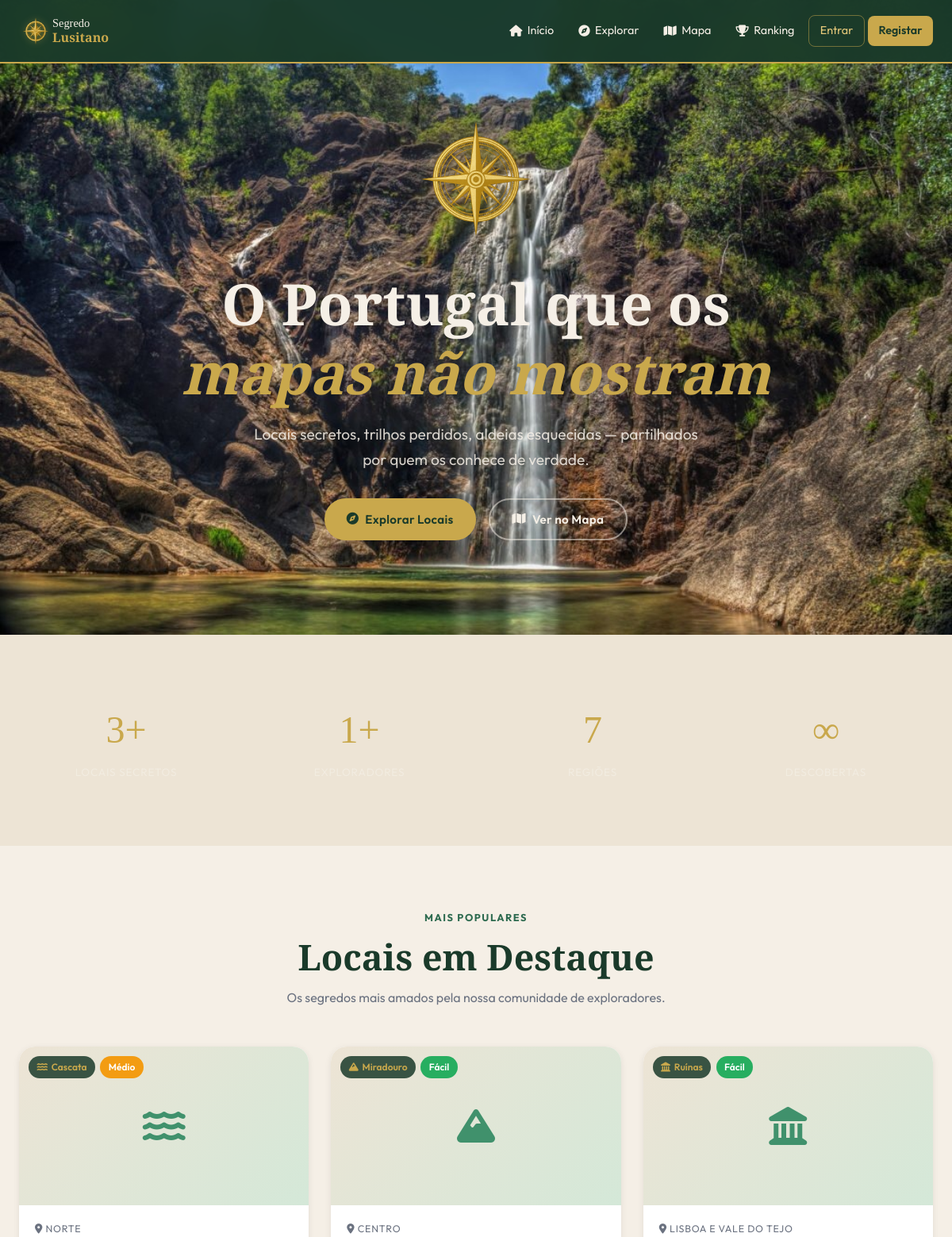
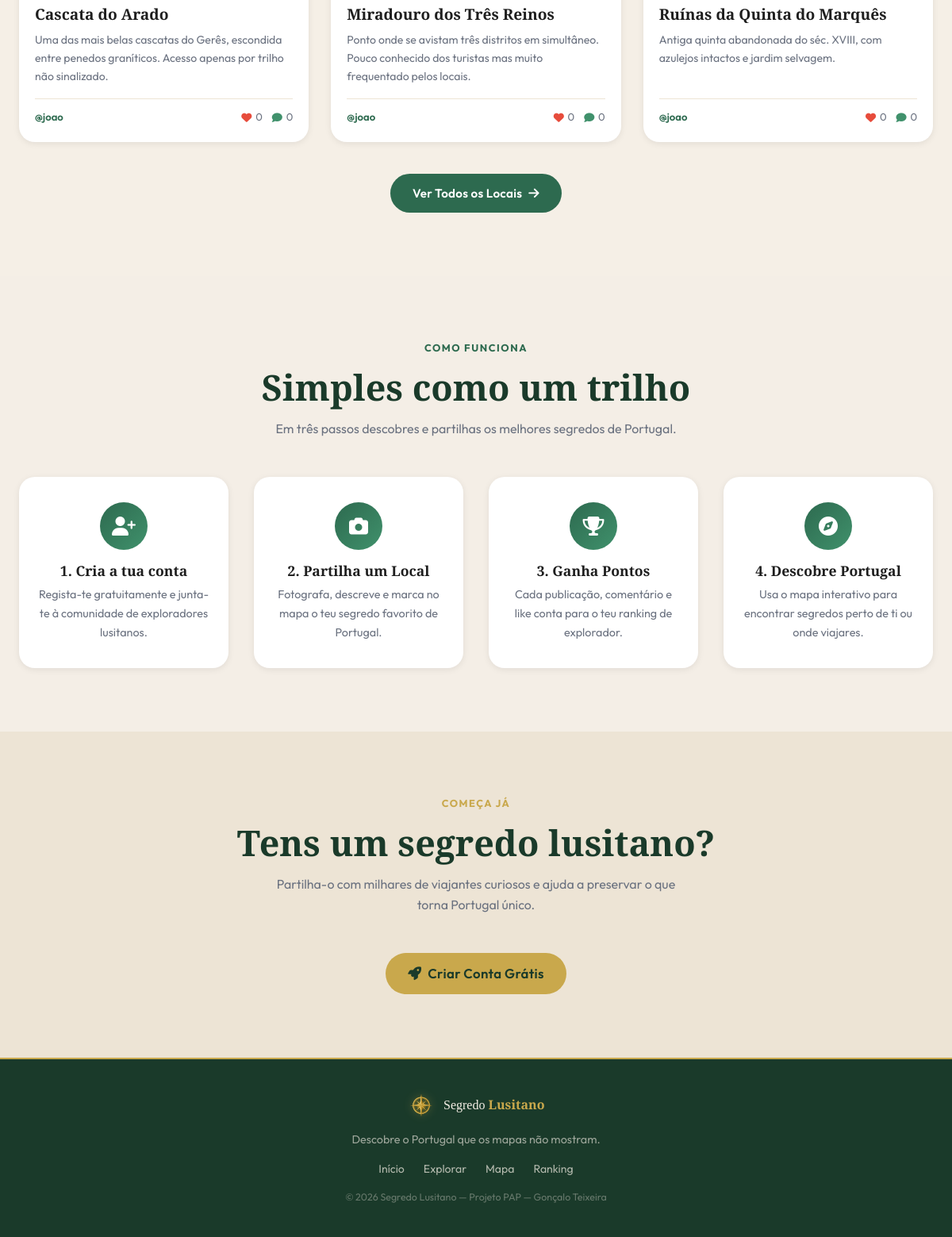
The page / on the database its author committed (2 pictures, top to bottom).
### tables this page shows
CREATE TABLE locais (
    id            INT AUTO_INCREMENT PRIMARY KEY,
    utilizador_id INT          NOT NULL,
    categoria_id  INT          NOT NULL,
    regiao_id     INT          NOT NULL,
    nome          VARCHAR(150) NOT NULL,
    descricao     TEXT         NOT NULL,
    latitude      DECIMAL(10,7) NOT NULL,
    longitude     DECIMAL(10,7) NOT NULL,
    dificuldade   ENUM('facil','medio','dificil') DEFAULT 'medio',
    foto_capa     VARCHAR(255)  DEFAULT NULL,
    estado        ENUM('pendente','aprovado','rejeitado') DEFAULT 'aprovado',
    vistas        INT           DEFAULT 0,
    criado_em     DATETIME      DEFAULT CURRENT_TIMESTAMP,
    FOREIGN KEY (utilizador_id) REFERENCES utilizadores(id) ON DELETE CASCADE,
    FOREIGN KEY (categoria_id)  REFERENCES categorias(id)   ON DELETE RESTRICT,
    FOREIGN KEY (regiao_id)     REFERENCES regioes(id)      ON DELETE RESTRICT
);

CREATE TABLE categorias (
    id      INT AUTO_INCREMENT PRIMARY KEY,
    nome    VARCHAR(80) NOT NULL,
    icone   VARCHAR(50) DEFAULT 'fas fa-map-pin'
);

CREATE TABLE regioes (
    id   INT AUTO_INCREMENT PRIMARY KEY,
    nome VARCHAR(80) NOT NULL
);

CREATE TABLE utilizadores (
    id          INT AUTO_INCREMENT PRIMARY KEY,
    nome        VARCHAR(100)        NOT NULL,
    username    VARCHAR(50)         NOT NULL UNIQUE,
    email       VARCHAR(150)        NOT NULL UNIQUE,
    password    VARCHAR(255)        NOT NULL,
    avatar      VARCHAR(255)        DEFAULT NULL,
    bio         TEXT                DEFAULT NULL,
    pontos      INT                 DEFAULT 0,
    role        ENUM('user','admin') DEFAULT 'user',
    ativo       TINYINT(1)          DEFAULT 1,
    verificado  TINYINT(1)          DEFAULT 0,
    criado_em   DATETIME            DEFAULT CURRENT_TIMESTAMP
);

### includes/auth.php (called while the page is built, shortened)
<?php
require_once __DIR__ . '/config.php';
function auth_user(): ?array {
    if (!isset($_SESSION['user_id'])) return null;
    $st = db()->prepare('SELECT * FROM utilizadores WHERE id = ? AND ativo = 1');
    $st->execute([$_SESSION['user_id']]);
    $cache = $st->fetch() ?: null;
    return $cache;
}
function h(string $s): string {
    return htmlspecialchars($s, ENT_QUOTES, 'UTF-8');
}

### includes/config.php (called while the page is built, shortened)
<?php
function db(): PDO {
    static $pdo = null;
    if ($pdo === null) {
        $dsn = 'mysql:host=' . DB_HOST . ';dbname=' . DB_NAME . ';charset=utf8mb4';
        $options = [
            PDO::ATTR_ERRMODE            => PDO::ERRMODE_EXCEPTION,
            PDO::ATTR_DEFAULT_FETCH_MODE => PDO::FETCH_ASSOC,
            PDO::ATTR_EMULATE_PREPARES   => false,
        ];
        $pdo = new PDO($dsn, DB_USER, DB_PASS, $options);
    }
    return $pdo;
}

### includes/functions.php (called while the page is built, shortened)
<?php
require_once __DIR__ . '/config.php';
require_once __DIR__ . '/auth.php';
function get_locais(array $filtros = [], int $limite = 12, int $offset = 0): array {
    $where = ['l.estado = "aprovado"'];
    $params = [];
    $ordem_input = $filtros['ordem'] ?? 'recente';
    $ordem_permitida = ['likes', 'vistas', 'recente'];
    $order = match($ordem_input) {
        'likes'  => '(SELECT COUNT(*) FROM likes WHERE local_id = l.id) DESC',
        'vistas' => 'l.vistas DESC',
        default  => 'l.criado_em DESC'
    };
    $sql = 'SELECT l.*, c.nome AS categoria_nome, c.icone AS categoria_icone,
                   r.nome AS regiao_nome, u.username, u.nome AS autor_nome,
                   (SELECT COUNT(*) FROM likes WHERE local_id = l.id) AS total_likes,
                   (SELECT COUNT(*) FROM comentarios WHERE local_id = l.id) AS total_comentarios
            FROM locais l
            JOIN categorias c ON c.id = l.categoria_id
            JOIN regioes r    ON r.id = l.regiao_id
            JOIN utilizadores u ON u.id = l.utilizador_id
            WHERE ' . implode(' AND ', $where) .
           ' ORDER BY ' . $order .
           ' LIMIT ' . (int)$limite . ' OFFSET ' . (int)$offset;
    $st = db()->prepare($sql);
    $st->execute($params);
    return $st->fetchAll();
}

### includes/card_local.php (the view)
<?php
$dif_class = [
    'facil'   => 'badge-dif-facil',
    'medio'   => 'badge-dif-medio',
    'dificil' => 'badge-dif-dificil',
][$local['dificuldade']] ?? 'badge-dif-medio';
$dif_label = [
    'facil'   => 'Fácil',
    'medio'   => 'Médio',
    'dificil' => 'Difícil',
][$local['dificuldade']] ?? 'Médio';
?>
<article class="card">
  <a href="<?= SITE_URL ?>/pages/local.php?id=<?= $local['id'] ?>" class="card-img" style="display:block;">
    <?php if ($local['foto_capa']): ?>
      <img src="<?= SITE_URL ?>/uploads/locais/<?= h($local['foto_capa']) ?>"
           alt="<?= h($local['nome']) ?>" loading="lazy">
    <?php else: ?>
      <div class="card-img-placeholder"><i class="<?= h($local['categoria_icone']) ?>"></i></div>
    <?php endif; ?>
    <div class="card-badges">
      <span class="badge badge-cat"><i class="<?= h($local['categoria_icone']) ?>"></i> <?= h($local['categoria_nome']) ?></span>
      <span class="badge <?= $dif_class ?>"><?= $dif_label ?></span>
    </div>
  </a>
  <div class="card-body">
    <div class="card-region"><i class="fas fa-map-marker-alt"></i> <?= h($local['regiao_nome']) ?></div>
    <h3 class="card-title">
      <a href="<?= SITE_URL ?>/pages/local.php?id=<?= $local['id'] ?>"><?= h($local['nome']) ?></a>
    </h3>
    <p class="card-desc"><?= h($local['descricao']) ?></p>
    <div class="card-meta">
      <span style="font-size:.82rem;">
        <a href="<?= SITE_URL ?>/pages/perfil.php?id=<?= $local['utilizador_id'] ?>" style="color:var(--verde);font-weight:600;">
          @<?= h($local['username']) ?>
        </a>
      </span>
      <div class="card-meta-stats">
        <span><i class="fas fa-heart"></i> <?= (int)$local['total_likes'] ?></span>
        <span><i class="fas fa-comment"></i> <?= (int)$local['total_comentarios'] ?></span>
      </div>
    </div>
  </div>
</article>

### includes/header.php (shortened to what this page needs)
<?php
require_once dirname(__DIR__) . '/includes/auth.php';
$user = auth_user();
?>
<!DOCTYPE html>
<html lang="pt">
<head>
<link rel="stylesheet" href="https://cdnjs.cloudflare.com/ajax/libs/font-awesome/6.5.0/css/all.min.css">
<link rel="stylesheet" href="https://unpkg.com/leaflet@1.9.4/dist/leaflet.css">
<link rel="stylesheet" href="<?= SITE_URL ?>/assets/css/style.css">
</head>
<body>
<nav class="navbar" id="navbar">
  <div class="nav-inner">
    <a href="<?= SITE_URL ?>/index.php" class="nav-logo">
      <img src="<?= SITE_URL ?>/assets/images/logo_icon.png" alt="Segredo Lusitano" class="nav-logo-img" style="height:42px;width:42px;max-height:42px;max-width:42px;object-fit:contain;display:block;">
      <span style="font-family:'Playfair Display',serif;color:var(--creme);line-height:1.2;font-size:.9rem;">Segredo<br><strong style="color:var(--dourado);font-size:1rem;">Lusitano</strong></span>
    </a>
    <ul class="nav-links" id="nav-links">
      <li><a href="<?= SITE_URL ?>/index.php"><i class="fas fa-home"></i> Início</a></li>
      <li><a href="<?= SITE_URL ?>/pages/explorar.php"><i class="fas fa-compass"></i> Explorar</a></li>
      <li><a href="<?= SITE_URL ?>/pages/mapa.php"><i class="fas fa-map"></i> Mapa</a></li>
      <li><a href="<?= SITE_URL ?>/pages/ranking.php"><i class="fas fa-trophy"></i> Ranking</a></li>
      <?php if ($user): ?>
        <li class="nav-dropdown" id="nav-user-dropdown">
          <button class="nav-avatar-btn" id="dropdown-toggle" type="button" aria-expanded="false">
            <?php if ($user['avatar']): ?>
              <img src="<?= SITE_URL ?>/uploads/locais/<?= h($user['avatar']) ?>" alt="" class="nav-avatar">
            <?php else: ?>
              <span class="nav-avatar-placeholder"><?= mb_strtoupper(mb_substr($user['username'],0,1)) ?></span>
            <?php endif; ?>
            <?= h($user['username']) ?> <i class="fas fa-chevron-down" id="dropdown-chevron"></i>
          </button>
          <ul class="dropdown-menu" id="user-dropdown-menu">
            <li><a href="<?= SITE_URL ?>/pages/perfil.php"><i class="fas fa-user"></i> O meu Perfil</a></li>
            <li><a href="<?= SITE_URL ?>/pages/local_novo.php"><i class="fas fa-plus-circle"></i> Partilhar Local</a></li>
            <?php if (is_admin()): ?>
            <li style="border-top:1px solid rgba(201,168,76,.2); margin-top:.25rem; padding-top:.25rem;">
              <a href="<?= SITE_URL ?>/admin/index.php"><i class="fas fa-shield-alt"></i> Administração</a>
            </li>
            <?php endif; ?>
            <li style="border-top:1px solid rgba(201,168,76,.2); margin-top:.25rem; padding-top:.25rem;">
              <a href="<?= SITE_URL ?>/pages/logout.php"><i class="fas fa-sign-out-alt"></i> Sair</a>
            </li>
          </ul>
        </li>
      <?php else: ?>
        <li><a href="<?= SITE_URL ?>/pages/login.php" class="btn-nav-login">Entrar</a></li>
        <li><a href="<?= SITE_URL ?>/pages/registo.php" class="btn-nav-register">Registar</a></li>
      <?php endif; ?>
    </ul>
  </div>
</nav>

### index.php (shortened to what this page needs)
<?php
require_once __DIR__ . '/includes/functions.php';
$locais_destaque = get_locais(['ordem' => 'likes'], 6);
$stats_locais = (int)(db()->query('SELECT COUNT(*) FROM locais WHERE estado="aprovado"')->fetchColumn());
$stats_users  = (int)(db()->query('SELECT COUNT(*) FROM utilizadores WHERE ativo=1 AND role="user"')->fetchColumn());
$stats_regioes = 7;
include __DIR__ . '/includes/header.php';
?>
<main>
  <section class="hero" style="background: url('<?= SITE_URL ?>/assets/images/hero_bg.jpg?v=15') center/cover no-repeat;">
    <div class="hero-content">
      <div class="hero-logo-wrap">
        <img src="<?= SITE_URL ?>/assets/images/logo_icon.png" alt="Segredo Lusitano" class="hero-logo-img" style="height:180px;width:180px;max-width:180px;object-fit:contain;display:block;margin:0 auto;">
      </div>
      <h1>O Portugal que os<br><em>mapas não mostram</em></h1>
      <p>Locais secretos, trilhos perdidos, aldeias esquecidas — partilhados por quem os conhece de verdade.</p>
      <div class="hero-actions">
        <a href="<?= SITE_URL ?>/pages/explorar.php" class="btn btn-primary"><i class="fas fa-compass"></i> Explorar Locais</a>
        <a href="<?= SITE_URL ?>/pages/mapa.php"     class="btn btn-outline"><i class="fas fa-map"></i> Ver no Mapa</a>
      </div>
    </div>
  </section>
  <section class="section section-dark">
    <div class="container">
      <div class="stats-row">
        <div class="stat">
          <span class="num"><?= $stats_locais ?>+</span>
          <span class="lbl">Locais Secretos</span>
        </div>
        <div class="stat">
          <span class="num"><?= $stats_users ?>+</span>
          <span class="lbl">Exploradores</span>
        </div>
        <div class="stat">
          <span class="num"><?= $stats_regioes ?></span>
          <span class="lbl">Regiões</span>
        </div>
        <div class="stat">
          <span class="num">∞</span>
          <span class="lbl">Descobertas</span>
        </div>
      </div>
    </div>
  </section>
  <section class="section">
    <div class="container">
      <div class="section-header">
        <span class="label">Mais Populares</span>
        <h2>Locais em Destaque</h2>
        <p>Os segredos mais amados pela nossa comunidade de exploradores.</p>
      </div>
      <?php if ($locais_destaque): ?>
      <div class="cards-grid">
        <?php foreach ($locais_destaque as $local): ?>
          <?php include __DIR__ . '/includes/card_local.php'; ?>
        <?php endforeach; ?>
      </div>
      <div style="text-align:center; margin-top:2.5rem;">
        <a href="<?= SITE_URL ?>/pages/explorar.php" class="btn btn-verde">Ver Todos os Locais <i class="fas fa-arrow-right"></i></a>
      </div>
      <?php endif; ?>
    </div>
  </section>
  <section class="section section-alt">
    <div class="container">
      <div class="section-header">
        <span class="label">Como Funciona</span>
        <h2>Simples como um trilho</h2>
        <p>Em três passos descobres e partilhas os melhores segredos de Portugal.</p>
      </div>
      <div class="steps-grid">
        <div class="step-card">
          <div class="step-icon"><i class="fas fa-user-plus"></i></div>
          <h3>1. Cria a tua conta</h3>
          <p>Regista-te gratuitamente e junta-te à comunidade de exploradores lusitanos.</p>
        </div>
        <div class="step-card">
          <div class="step-icon"><i class="fas fa-camera"></i></div>
          <h3>2. Partilha um Local</h3>
          <p>Fotografa, descreve e marca no mapa o teu segredo favorito de Portugal.</p>
        </div>
        <div class="step-card">
          <div class="step-icon"><i class="fas fa-trophy"></i></div>
          <h3>3. Ganha Pontos</h3>
          <p>Cada publicação, comentário e like conta para o teu ranking de explorador.</p>
        </div>
        <div class="step-card">
          <div class="step-icon"><i class="fas fa-compass"></i></div>
          <h3>4. Descobre Portugal</h3>
          <p>Usa o mapa interativo para encontrar segredos perto de ti ou onde viajares.</p>
        </div>
      </div>
    </div>
  </section>
  <section class="section section-dark" style="text-align:center;">
    <div class="container" style="max-width:640px;">
      <div class="section-header">
        <span class="label">Começa já</span>
        <h2>Tens um segredo lusitano?</h2>
        <p>Partilha-o com milhares de viajantes curiosos e ajuda a preservar o que torna Portugal único.</p>
      </div>
      <?php if (!auth_user()): ?>
      <a href="<?= SITE_URL ?>/pages/registo.php" class="btn btn-primary" style="font-size:1.05rem;">
        <i class="fas fa-rocket"></i> Criar Conta Grátis
      </a>
      <?php else: ?>
      <a href="<?= SITE_URL ?>/pages/local_novo.php" class="btn btn-primary" style="font-size:1.05rem;">
        <i class="fas fa-plus-circle"></i> Partilhar Novo Local
      </a>
      <?php endif; ?>
    </div>
  </section>
</main>
<?php include __DIR__ . '/includes/footer.php'; ?>

### includes/footer.php (shortened to what this page needs)
<footer class="site-footer">
  <div class="footer-inner">
    <div class="footer-brand">
      <img src="<?= SITE_URL ?>/assets/images/logo_icon.png" alt="Segredo Lusitano" style="height:36px;width:36px;object-fit:contain;filter:drop-shadow(0 0 6px rgba(201,168,76,.4));">
      <span style="font-family:'Playfair Display',serif;color:var(--creme);font-size:1rem;">Segredo <strong style="color:var(--dourado);">Lusitano</strong></span>
    </div>
    <p class="footer-tagline">Descobre o Portugal que os mapas não mostram.</p>
    <nav class="footer-links">
      <a href="<?= SITE_URL ?>/index.php">Início</a>
      <a href="<?= SITE_URL ?>/pages/explorar.php">Explorar</a>
      <a href="<?= SITE_URL ?>/pages/mapa.php">Mapa</a>
      <a href="<?= SITE_URL ?>/pages/ranking.php">Ranking</a>
    </nav>
    <p class="footer-copy">&copy; <?= date('Y') ?> Segredo Lusitano &mdash; Projeto PAP &mdash; Gonçalo Teixeira</p>
  </div>
</footer>
</body>
</html>

### rows shown on the page
locais: categoria.nome "Cascata", dificuldade "Médio", regiao.nome "NORTE", nome "Cascata do Arado", descricao "Uma das mais belas cascatas do Gerês, escondida entre penedos graníticos. Acesso apenas por trilho não sinalizado.", utilizador.username "joao", total_likes "0", total_comentarios "0"
locais: categoria.nome "Miradouro", dificuldade "Fácil", regiao.nome "CENTRO", nome "Miradouro dos Três Reinos", descricao "Ponto onde se avistam três distritos em simultâneo. Pouco conhecido dos turistas mas muito frequentado pelos locais.", utilizador.username "joao", total_likes "0", total_comentarios "0"
locais: categoria.nome "Ruínas", dificuldade "Fácil", regiao.nome "LISBOA E VALE DO TEJO", nome "Ruínas da Quinta do Marquês", descricao "Antiga quinta abandonada do séc. XVIII, com azulejos intactos e jardim selvagem.", utilizador.username "joao", total_likes "0", total_comentarios "0"

### other values the page prints
$stats_locais "3"
$stats_users "1"
$stats_regioes "7"
